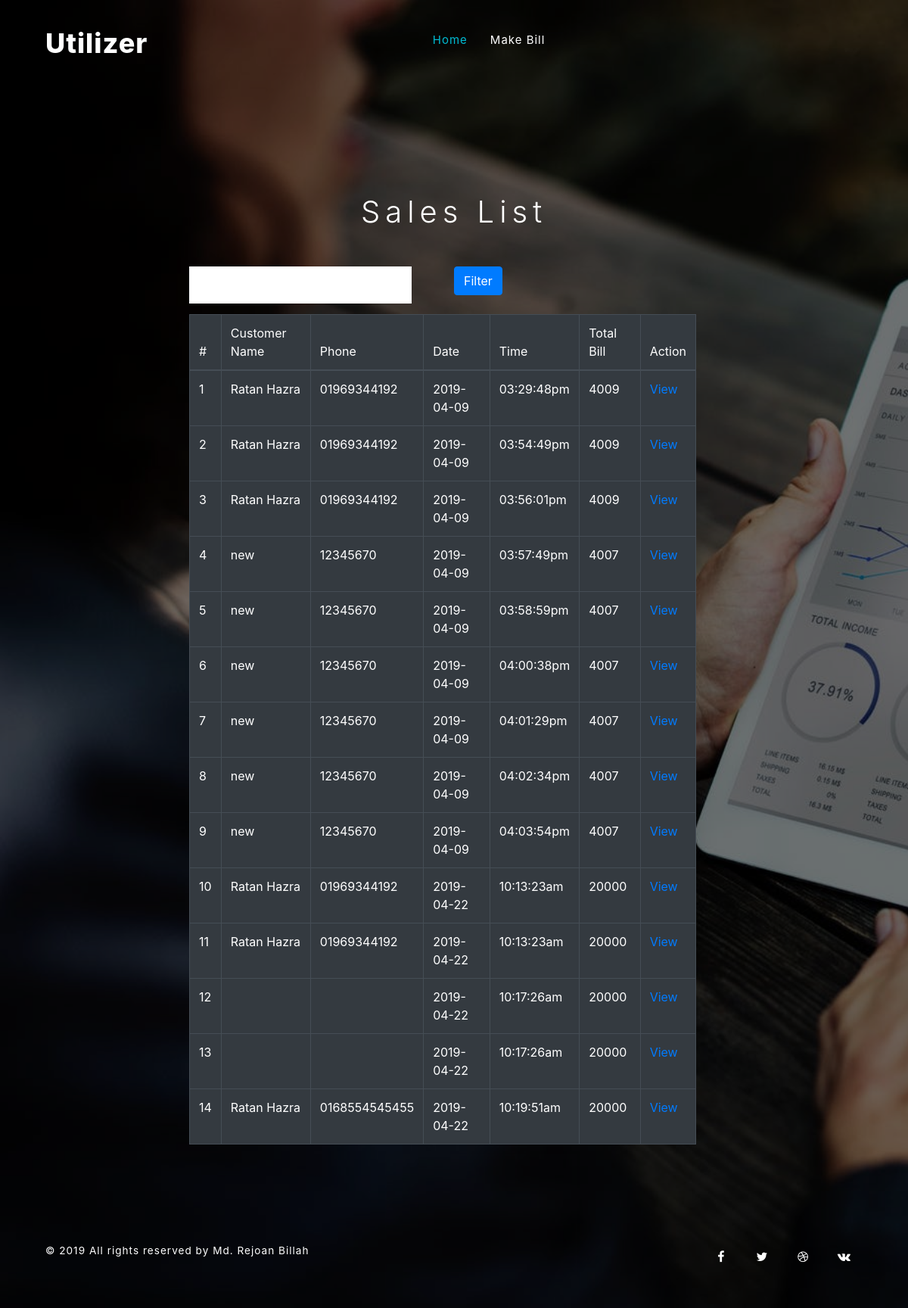
/sales-list.php, run on the app's committed database.
### tables this page shows
CREATE TABLE `sales_info` (
  `id` int(11) NOT NULL,
  `sale_no` varchar(100) NOT NULL,
  `customer_name` varchar(100) DEFAULT NULL,
  `phone` varchar(15) DEFAULT NULL,
  `date` date NOT NULL,
  `time` varchar(30) NOT NULL,
  `total_bill` float NOT NULL
);

### sales-list.php (the view, shortened to what this page needs)
<?php include 'template/header.php'; ?>
<body>
    <div class="main-top-intro">
        <div class="bg-layer">
            <div class="wrapper">
                <?php include 'template/navbar.php'; ?>
                <div class="container content-inner-info">
                    <h2 class="text-center">Sales List</h2>
                    <div class="row content-w3layouts-main" style="max-width: 100%;">
						<div class="col-md-2"></div>
                        <div class="col-md-8 form-w3ls-left-info" >
                        	<form action="" method="POST">
                        		<div class="row">
                        			<div class="col-md-6">
                        				<input type="text" name="phone">
                        			</div>
                        			<div class="col-md-6">
                        				<input type="submit" class="btn btn-primary" name="filter" value="Filter">
                        			</div>
                        		</div>
                        	</form>
                            <table class="table table-bordered table-dark">
								<thead>
								    <tr>
								      <th scope="col">#</th>
								      <th scope="col">Customer Name</th>
								      <th scope="col">Phone</th>
								      <th scope="col">Date</th>
								      <th scope="col">Time</th>
								      <th scope="col">Total Bill</th>
								      <th scope="col">Action</th>
								    </tr>
								</thead>
								<?php
								if (isset($_POST['filter'])) {
									$phone_no = $_POST['phone'];
								?>
							  	<tbody>
							  		<?php
										include 'dbCon.php';
										$con = connect();
										$sql = "SELECT * FROM `sales_info` where phone = '$phone_no';";
										$result = $con->query($sql);
										$count =1;
										foreach ($result as $r) {
									?>
								    <tr>
								      <th scope="row"><?php echo $count; ?></th>
								      <td><?php echo $r['customer_name']; ?></td>
								      <td><?php echo $r['phone']; ?></td>
								      <td><?php echo $r['date']; ?></td>
								      <td><?php echo $r['time']; ?></td>
								      <td><?php echo $r['total_bill']; ?></td>
								      <td><a target="_blank" href="invoice-print.php?sale_number=<?php echo $r['sale_no']; ?>">View</a></td>
								    </tr>
								    <?php $count++; } ?>
							  	</tbody>
							  	<?php } else{ ?>
								<tbody>
							  		<?php
										$con = connect();
										$sql = "SELECT * FROM `sales_info`;";
										$result = $con->query($sql);
										$count =1;
										foreach ($result as $r) {
									?>
								    <tr>
								      <th scope="row"><?php echo $count; ?></th>
								      <td><?php echo $r['customer_name']; ?></td>
								      <td><?php echo $r['phone']; ?></td>
								      <td><?php echo $r['date']; ?></td>
								      <td><?php echo $r['time']; ?></td>
								      <td><?php echo $r['total_bill']; ?></td>
								      <td><a href="invoice.php?sale_number=<?php echo $r['sale_no']; ?>">View</a></td>
								    </tr>
								    <?php $count++; } ?>
							  	</tbody>
							  	<?php } ?>
							</table>
                        </div>
                    </div>
                </div>
                 <?php include 'template/footer.php'; ?>
            </div>
        </div>
    </div>
</body>
</html>

### template/header.php (shortened to what this page needs)
<!DOCTYPE html>
<html lang="zxx">
<head>
    <link rel="stylesheet" href="css/style.css" type="text/css" media="all" />
    <link href="css/font-awesome.css" rel="stylesheet">
    <link rel="stylesheet" href="https://stackpath.bootstrapcdn.com/bootstrap/4.3.1/css/bootstrap.min.css">
</head>

### template/navbar.php (shortened to what this page needs)
<header>
    <div class="header-w3layouts">
        <h1>
            <a class="navbar-brand logo" href="index.php">
                Utilizer
            </a>
        </h1>
    </div>
    <div class="nav_w3pvt">
        <nav>
            <ul class="menu">
                <?php if((!isset($_SESSION['isLoggedIn']))){ ?>
                <li class="active"><a href="index.php">Home</a></li>
                <?php } ?>
                <li class=""><a href="home.php">Make Bill</a></li>
            </ul>
        </nav>
    </div>
</header>

### template/footer.php (shortened to what this page needs)
<div class="copy-w3layouts-inf">
    <p>© 2019
        All rights reserved by
        <a href="http://w3layouts.com"> Md. Rejoan Billah</a>
    </p>
    <ul class="list-unstyled w3layouts-icons">
        <li>
            <a href="#" class="face-b">
                <span class="fa fa-facebook-f"></span>
            </a>
        </li>
        <li>
            <a href="#" class="twit">
                <span class="fa fa-twitter"></span>
            </a>
        </li>
        <li>
            <a href="#" class="dribble">
                <span class="fa fa-dribbble"></span>
            </a>
        </li>
        <li>
            <a href="#" class="vk">
                <span class="fa fa-vk"></span>
            </a>
        </li>
    </ul>
</div>

### css/style.css (style rules this page uses)
body, div, span, applet, object, iframe, h1, h2, h3, h4, h5, h6, p, blockquote, pre, a, abbr, acronym, address, big, cite, code, del, dfn, em, img, ins, kbd, q, s, samp, small, strike, strong, sub, sup, tt, var, b, u, i, dl, dt, dd, ol, nav ul, nav li, fieldset, form, label, legend, table, caption, tbody, tfoot, thead, tr, th, td, article, aside, canvas, details, embed, figure, figcaption, footer, header, hgroup, menu, nav, output, ruby, section, summary, time, mark, audio, video { margin: 0; padding: 0; border: 0; font-size: 100%; font: inherit; vertical-align: baseline; }
article, aside, details, figcaption, figure, footer, header, hgroup, menu, nav, section { display: block; }
ol, ul { list-style: none; margin: 0px; padding: 0px; }
table { border-collapse: collapse; border-spacing: 0; }
a { text-decoration: none; }
body { font-family: 'Raleway', sans-serif; }
h1 { font-size: 45px; color: #fff; font-weight: 300; text-transform: uppercase; letter-spacing: 4px; text-align: center; }
.main-top-intro { background-image: url('../images/banner.jpeg'); background-size: cover; -webkit-background-size: cover; -moz-background-size: cover; background-attachment: fixed; position: relative; min-height: 100vh; }
.bg-layer { background: rgba(0, 0, 0, 0.54); min-height: 100vh; }
header { padding: 2em 0; }
.wrapper { margin: 0 auto; width: 90%; }
.header-w3layouts { float: left; }
.nav_w3pvt { float: left; width: 50%; }
a.navbar-brand { font-size: 0.9em; color: #fff; padding: 0; margin: 0; text-transform: capitalize; letter-spacing: 1px; position: relative; font-weight: 800; }
nav { margin: 0; padding: 0; }
nav:after { content: ""; display: table; clear: both; }
nav ul { float: right; padding: 0; margin: 0; list-style: none; position: relative; }
nav ul li { margin: 0px; display: inline-block; float: left; }
nav a { text-transform: capitalize; color: #fff; letter-spacing: 1px; font-size: 15px; font-weight: 400; display: block; padding: 10px 15px; }
.menu li.active a { color: #00BCD4; background: transparent; }
li > a:only-child:after { content: ''; }
body h2 { font-size: 2.5em; color: #fff; font-weight: 300; letter-spacing: 7px; margin: 1em 0 0 0; }
.content-inner-info { padding-top: 6em; }
a { color: #585858; margin: 0em; }
.content-w3layouts-main { max-width: 350px; position: relative; padding: 3em 0em; }
.form-w3ls-left-info input[type="text"] { outline: none; font-size: 14px; color: #888; border: none; width: 92%; display: inline-block; letter-spacing: 2px; margin: 0 0 1em; padding: 1em 1em; background: #fff; }
.copy-w3layouts-inf { margin-top: 2em; padding: 2em 0; }
.copy-w3layouts-inf p { font-size: 0.85em; letter-spacing: 1px; color: #fff; line-height: 1.8em; float: left; }
.copy-w3layouts-inf p a { color: #fff; -webkit-transition: 0.5s all; -moz-transition: 0.5s all; -o-transition: 0.5s all; -ms-transition: 0.5s all; transition: 0.5s all; }
ul.w3layouts-icons { float: right; }
ul.w3layouts-icons li { display: inline-block; margin: 0 0.3em; }
ul.w3layouts-icons li a { height: 40px; width: 40px; line-height: 2.5; background: none; background: transparent; color: #fff; text-align: center; transition: 0.5s all; -webkit-transition: 0.5s all; -moz-transition: 0.5s all; -o-transition: 0.5s all; -ms-transition: 0.5s all; display: inline-block; }

### data on the page
sales_info: customer_name "Ratan Hazra", phone "01969344192", date "2019-04-09", time "03:29:48pm", total_bill "4009"
sales_info: customer_name "Ratan Hazra", phone "01969344192", date "2019-04-09", time "03:54:49pm", total_bill "4009"
sales_info: customer_name "Ratan Hazra", phone "01969344192", date "2019-04-09", time "03:56:01pm", total_bill "4009"
sales_info: customer_name "new", phone "12345670", date "2019-04-09", time "03:57:49pm", total_bill "4007"
sales_info: customer_name "new", phone "12345670", date "2019-04-09", time "03:58:59pm", total_bill "4007"
sales_info: customer_name "new", phone "12345670", date "2019-04-09", time "04:00:38pm", total_bill "4007"
sales_info: customer_name "new", phone "12345670", date "2019-04-09", time "04:01:29pm", total_bill "4007"
sales_info: customer_name "new", phone "12345670", date "2019-04-09", time "04:02:34pm", total_bill "4007"
sales_info: customer_name "new", phone "12345670", date "2019-04-09", time "04:03:54pm", total_bill "4007"
sales_info: customer_name "Ratan Hazra", phone "01969344192", date "2019-04-22", time "10:13:23am", total_bill "20000"
sales_info: customer_name "Ratan Hazra", phone "01969344192", date "2019-04-22", time "10:13:23am", total_bill "20000"
sales_info: date "2019-04-22", time "10:17:26am", total_bill "20000"
sales_info: date "2019-04-22", time "10:17:26am", total_bill "20000"
sales_info: customer_name "Ratan Hazra", phone "0168554545455", date "2019-04-22", time "10:19:51am", total_bill "20000"
